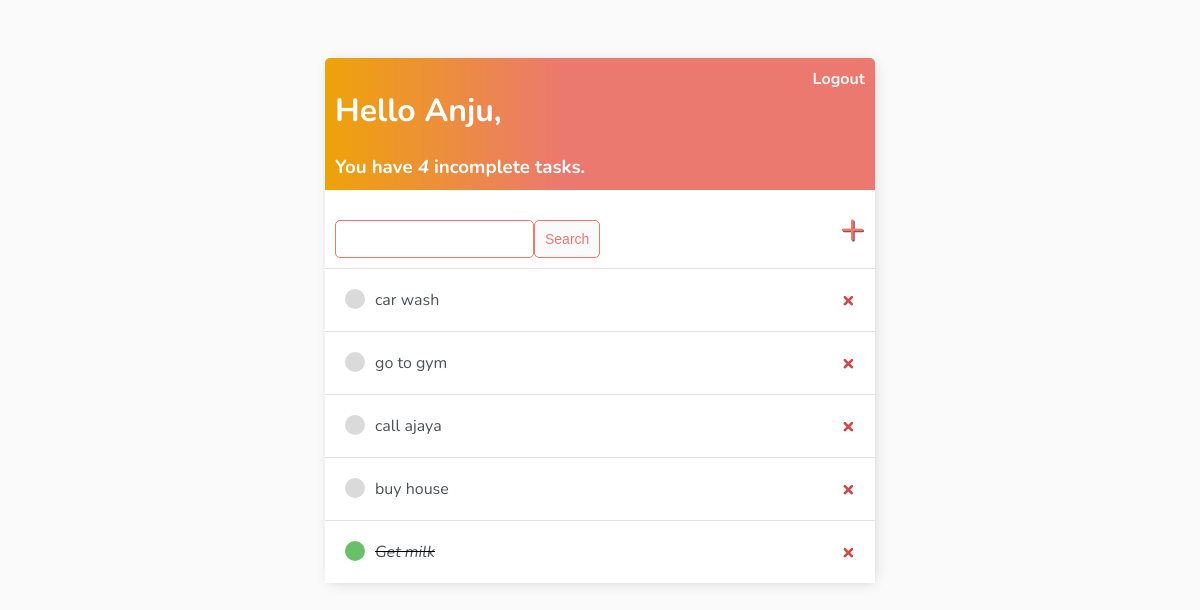
Page / (signed in) on the earlier database version.
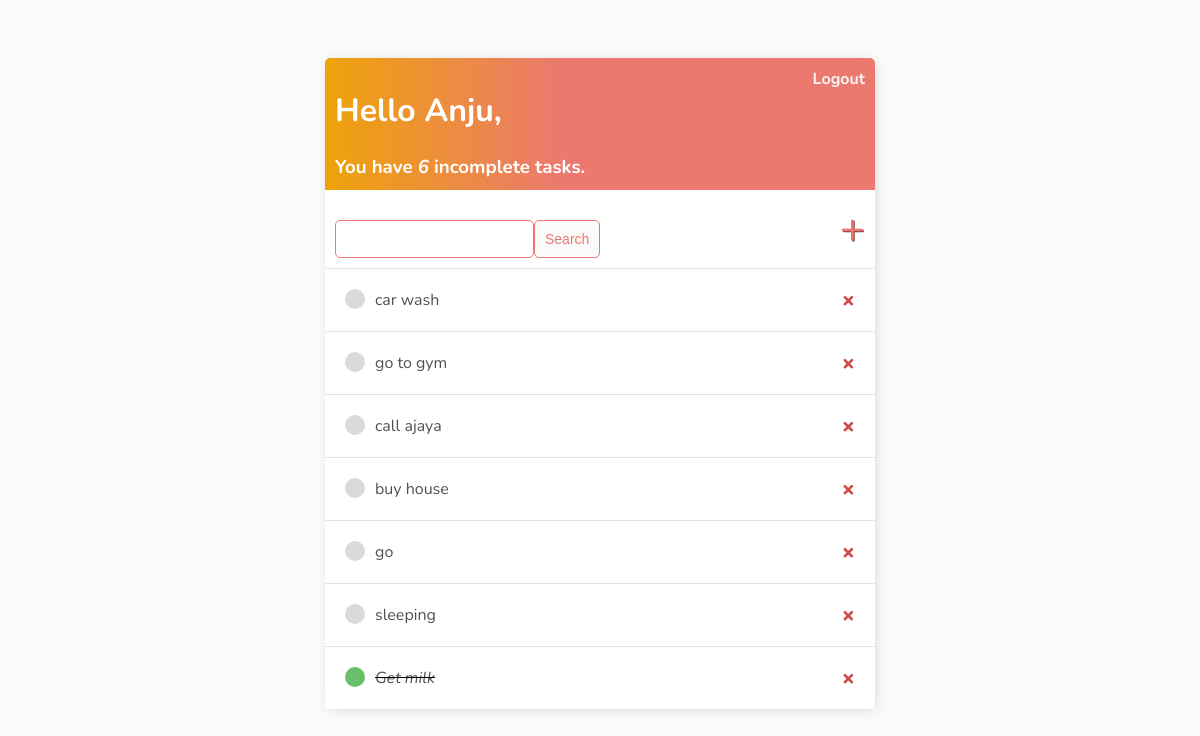
Same page on the later database version.
### base/models.py (models this page shows)
class Task(models.Model):
    user = models.ForeignKey(User, on_delete=models.CASCADE, null=True, blank=True)
    title = models.CharField(max_length=200)
    description = models.TextField(null=True, blank=True )
    complete = models.BooleanField(default=False)
    create = models.DateTimeField(auto_now_add=True)
    def __str__(self):
        return self.title
    class Meta:
        ordering = ['complete']

### base/views.py (the view)
class TaskList(LoginRequiredMixin,ListView):
    model = Task
    context_object_name = 'tasks'
    def get_context_data(self, **kwargs):
        context = super().get_context_data(**kwargs)
        context['tasks'] = context['tasks'].filter(user = self.request.user)
        context['count'] = context['tasks'].filter(complete = False).count()
        search_input = self.request.GET.get('search-area') or ''
        if search_input:
            context['tasks'] = context['tasks'].filter(title__startswith=search_input)
            context['search_input'] = search_input
        return context

### base/templates/base/task_list.html
{% extends 'base/main.html' %}
{% block content %}
<div class="header-bar">
    <div>
        <h1>Hello {{request.user|title}},</h1>
        <h3 style="margin:0">You have <i>{{count}}</i> incomplete task{{ count|pluralize:"s"}}.</h3>
    </div>
   {% if request.user.is_authenticated %}
   <a href="{% url 'logout' %}"><b>Logout </b></a>
   {% else %}
   <a href="{% url 'login' %}"><b>Login</b></a>
   {% endif %}
</div>
<div id="search-add-wrapper">
    <form method="GET" style="margin-top:20px; display: flex; ">
        <input type="text" name="search-area" value="{{search_input}}">
        <input class="button" type="submit" value="Search">
    </form>
    <a id="add-link" href="{% url 'task-create' %}">&#x2b</a>
</div>
<div class="task-items-wrapper">
    {% for task in tasks %}
    <div class="task-wrapper">
        {% if task.complete %}
        <div class="task-title">
            <div class="task-complete-icon"></div>
            <i><s><a href="{% url 'task-update' task.id %}">{{task}}</a></s></i>
        </div>
        <a class="delete-link" href="{% url 'task-delete' task.id %}">&#215;</a>
        {% else %}
        <div class="task-title">
            <div class="task-incomplete-icon"></div>
            <a href="{% url 'task-update' task.id %}">{{task}}</a>
        </div>
        <a class="delete-link" href="{% url 'task-delete' task.id %}">&#215;</a>
        {% endif %}
    </div>
    {% empty %}
    <h3>No items in list</h3>
    {% endfor %}
</div>
{% endblock content %}

Differences in the rows shown:
added Task: title "go"
added Task: title "sleeping"
Other differences:
{{ count }}: "4" → "6"
